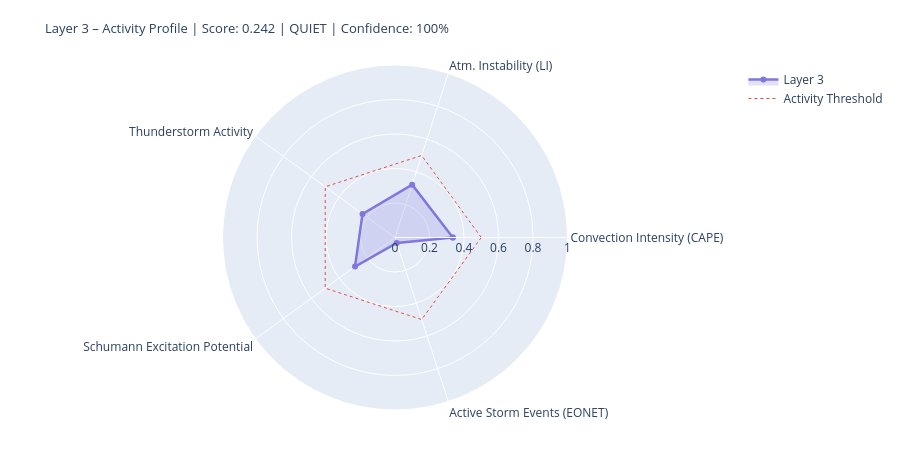

This figure's notebook cell:
### Markdown cell above
---
## 4. State Assessment & Handoff to Layer 4/5

### Code cell
# ============================================================
# LAYER-3-SCORE
# Five dynamic components
# ============================================================

def norm(v, lo, hi):
    if v is None or (isinstance(v, float) and math.isnan(v)): return None
    return round(max(0.0, min(1.0, (v - lo) / (hi - lo))), 4)

# --- 1) Convection intensity (global CAPE mean) ---
cape_mean = df_atm['cape'].dropna().mean() if not df_atm.empty else None
conv_score = norm(cape_mean, 0, 3000)
conv_src   = 'primary' if cape_mean is not None else 'missing'

# --- 2) Atmospheric instability (LI mean) ---
li_mean   = df_atm['li'].dropna().mean() if not df_atm.empty else None
# Negative LI = unstable → higher score
instab_score = norm(-li_mean if li_mean is not None else None, -6, 6)
instab_src   = 'primary' if li_mean is not None else 'missing'

# --- 3) Thunderstorm activity (mean thunder score + WMO count) ---
thunder_mean = df_atm['thunder_score'].mean() if not df_atm.empty else None
n_thunder    = int(df_atm['thunderstorm'].sum()) if not df_atm.empty else 0
thunder_score_val = norm(
    (thunder_mean or 0) * 0.7 + n_thunder * 0.1, 0, 1.0
) if thunder_mean is not None else None
thunder_src = 'primary'

# --- 4) Schumann excitation potential (weighted Schumann contribution) ---
schumann_pot = df_atm['schumann_contribution'].mean() if not df_atm.empty else None
# Boosted by Layer-2 thunderstorm trigger
if schumann_pot is not None and l2_thunder:
    schumann_pot = min(1.0, schumann_pot * 1.2)
schumann_score = norm(schumann_pot, 0, 1.0) if schumann_pot is not None else None
schumann_src   = 'derived'

# --- 5) Storm activity (NASA EONET) ---
# Distinction: None = data not loaded, 0.0 = loaded but no events
storm_score = None
storm_src   = 'missing'
if raw.get('storms') is not None:          # API reached successfully
    storm_score = norm(len(storm_events), 0, 30) if storm_events else 0.0
    storm_src   = 'primary'

# X-Ray and Kp: context only, not in dynamic score
# (X-Ray = Layer-0/4 driver; Kp = geomagnetic index, not a lightning proxy)
xray_context = None
if raw.get('xray'):
    df_xc = pd.DataFrame(raw['xray'])
    fc = next((c for c in df_xc.columns
               if any(k in c.lower() for k in ['flux','long']) and 'time' not in c.lower()),
              df_xc.columns[1])
    df_xc[fc] = pd.to_numeric(df_xc[fc], errors='coerce')
    xray_last = df_xc[fc].dropna().iloc[-1] if not df_xc[fc].dropna().empty else None
    if xray_last:
        xray_class = ('X' if xray_last>=1e-4 else 'M' if xray_last>=1e-5
                      else 'C' if xray_last>=1e-6 else 'B')
        xray_context = {'flux': float(xray_last), 'class': xray_class}
        print(f'X-Ray context: {xray_class}-class ({xray_last:.2e} W/m²)')

# --- Aggregate ---
COMPONENTS = {
    'Convection Intensity (CAPE)':  {'score': conv_score,       'source': conv_src,    'dynamic': True},
    'Atm. Instability (LI)':         {'score': instab_score,     'source': instab_src,  'dynamic': True},
    'Thunderstorm Activity':              {'score': thunder_score_val, 'source': thunder_src, 'dynamic': True},
    'Schumann Excitation Potential':   {'score': schumann_score,   'source': schumann_src,'dynamic': True},
    'Active Storm Events (EONET)': {'score': storm_score,      'source': storm_src,   'dynamic': True},
}

available   = {k: v['score'] for k, v in COMPONENTS.items() if v['score'] is not None}
unavailable = [k for k, v in COMPONENTS.items() if v['score'] is None]
layer3_score = round(sum(available.values()) / len(available), 4) if available else None
confidence   = round(len(available) / len(COMPONENTS), 2)
level = ('unknown' if layer3_score is None
         else 'quiet'   if layer3_score < 0.3
         else 'moderate' if layer3_score < 0.6
         else 'active')
dominant_l3 = max(available, key=available.get) if available else 'none'

# --- Ausgabe ---
W = 68
print('=' * W)
print('LAYER 3 – ATMOSPHERE / WEATHER / THUNDERSTORMS – STATE ASSESSMENT')
print('=' * W)
for name, comp in COMPONENTS.items():
    s = comp['score']
    if s is not None:
        bar = '█' * int(s * 20) + '░' * (20 - int(s * 20))
        print(f'  {name:<36} {bar}  {s:.3f}  [{comp["source"]}]')
    else:
        print(f'  {name:<36} {"─" * 20}  n/a   [missing]')
print('-' * W)
print(f'  Score:        {layer3_score:.3f}  ({len(available)}/{len(COMPONENTS)} components)')
print(f'  Confidence:   {confidence:.0%}')
print(f'  Level:        {level.upper()}')
print(f'  Dominant:     {dominant_l3}')
print(f'  CAPE mean:    {cape_mean:.0f} J/kg' if cape_mean else '  CAPE mean:    n/a')
print(f'  LI mean:      {li_mean:.1f} K' if li_mean is not None else '  LI mean:      n/a')
print(f'  Thunderstorms:{n_thunder} points (WMO)  +  {len(storm_events)} NASA EONET')
print('=' * W)

# Radar
cats   = list(available.keys())
vals_r = list(available.values())
if len(cats) >= 3:
    fig = go.Figure()
    fig.add_trace(go.Scatterpolar(
        r=vals_r + [vals_r[0]], theta=cats + [cats[0]],
        fill='toself', fillcolor='rgba(127,119,221,0.22)',
        line=dict(color='#7F77DD', width=2.5), name='Layer 3'
    ))
    fig.add_trace(go.Scatterpolar(
        r=[0.5] * (len(cats)+1), theta=cats + [cats[0]],
        line=dict(color='#E24B4A', dash='dot', width=1),
        mode='lines', name='Activity Threshold'
    ))
    fig.update_layout(
        title=dict(
            text=f'Layer 3 – Activity Profile | Score: {layer3_score:.3f} | {level.upper()} | Confidence: {confidence:.0%}',
            font=dict(size=13)
        ),
        polar=dict(radialaxis=dict(visible=True, range=[0, 1])),
        height=450, showlegend=True,
        margin=dict(l=60, r=60, t=65, b=40)
    )
    fig.show()

### Figure 1 — Plotly figure (JSON) as saved in the notebook; plotly's stock layout.template omitted (floating-point values rounded to 4 significant figures)
{"data": [{"fill": "toself", "fillcolor": "rgba(127,119,221,0.22)", "line": {"color": "#7F77DD", "width": 2.5}, "name": "Layer 3", "r": [0.3353, 0.3217, 0.2327, 0.2866, 0.0333, 0.3353], "theta": ["Convection Intensity (CAPE)", "Atm. Instability (LI)", "Thunderstorm Activity", "Schumann Excitation Potential", "Active Storm Events (EONET)", "Convection Intensity (CAPE)"], "type": "scatterpolar"}, {"line": {"color": "#E24B4A", "dash": "dot", "width": 1}, "mode": "lines", "name": "Activity Threshold", "r": [0.5, 0.5, 0.5, 0.5, 0.5, 0.5], "theta": ["Convection Intensity (CAPE)", "Atm. Instability (LI)", "Thunderstorm Activity", "Schumann Excitation Potential", "Active Storm Events (EONET)", "Convection Intensity (CAPE)"], "type": "scatterpolar"}], "layout": {"height": 450, "margin": {"b": 40, "l": 60, "r": 60, "t": 65}, "polar": {"radialaxis": {"range": [0, 1], "visible": true}}, "showlegend": true, "title": {"font": {"size": 13}, "text": "Layer 3 – Activity Profile | Score: 0.242 | QUIET | Confidence: 100%"}}}
